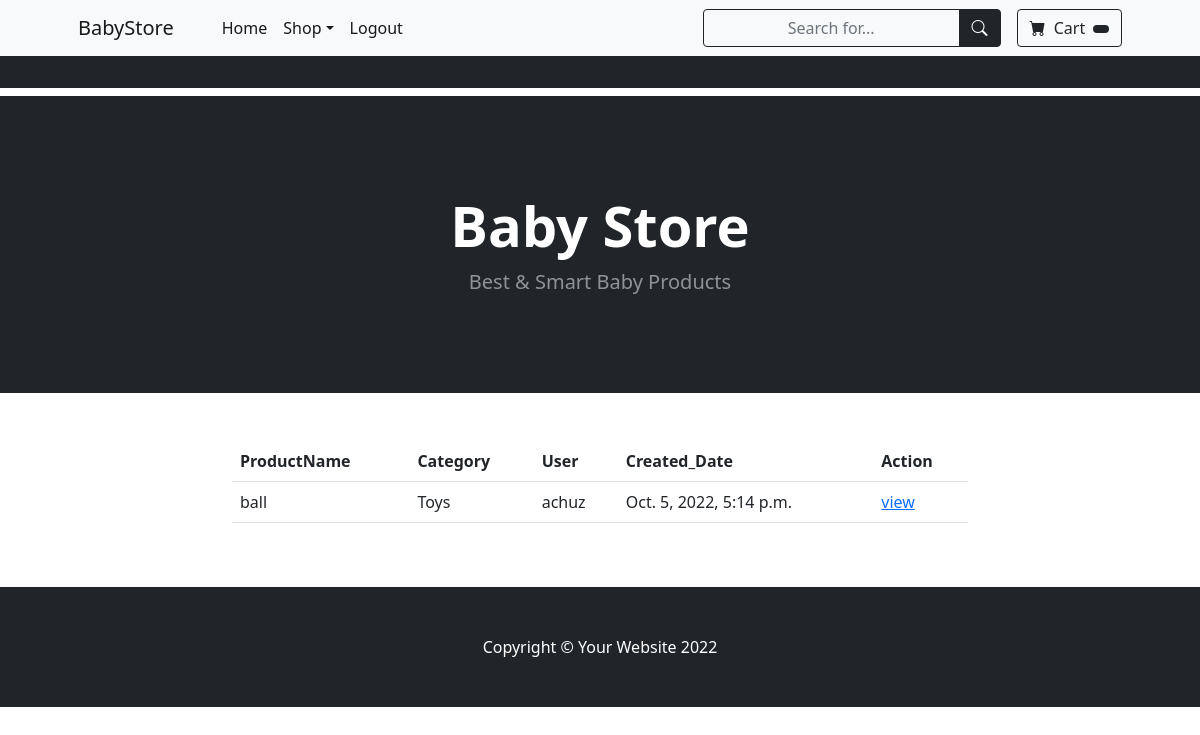
/owner/orders/new, run on the app's committed database.
### owner/models.py (models this page shows, shortened)
class Order(models.Model):
    product=models.ForeignKey(Product,on_delete=models.CASCADE)
    user=models.ForeignKey(User,on_delete=models.CASCADE)
    created_date=models.DateTimeField(auto_now_add=True,null=True)
    options=(
        ("order-placed","order-placed"),
        ("dispatched","dispatched"),
        ("in-transit","in-transit"),
        ("delivered","delivered"),
        ("cancelled","cancelled"),
    )
    status=models.CharField(max_length=120,choices=options,default="order-placed")
    delivery_address=models.CharField(max_length=250,null=True)
    expected_delivery_date=models.DateTimeField(null=True)

class Product(models.Model):
    product_name=models.CharField(max_length=200,unique=True)
    category=models.ForeignKey(Categories,on_delete=models.CASCADE)
    image=models.ImageField(upload_to="images",null=True)
    price=models.PositiveIntegerField()
    description=models.CharField(max_length=250,null=True)

class Categories(models.Model):
    category_name=models.CharField(max_length=200,unique=True)
    is_active=models.BooleanField(default=True)

### owner/views.py (the view)
# urls.py: path("orders/new", views.OrderListView.as_view(), name="neworders"),
class OrderListView(ListView):
    model=Order
    context_object_name= "orders"
    template_name='owner/admin-listorder.html'
    def get_queryset(self):
        return Order.objects.filter(status="order-placed")

### owner/templates/owner/admin-listorder.html
{%extends 'base.html'%}
{%block body_block%}
<div class="container">
    <div class="row">
        <div class="col-2"></div>
        <div class="col-8">
            <table class="table">
                <tr>
                    <th>ProductName</th>
                    <th>Category</th>
                    <th>User</th>
                    <th>Created_Date</th>
                    <th>Action</th>
                </tr>
                {%for order in orders%}
                <tr>
                    <td>{{order.product.product_name}}</td>
                    <td>{{order.product.category.category_name}}</td>
                    <td>{{order.user}}</td>
                    <td>{{order.created_date}}</td>
                    <td>
                        <a href="{%url 'order-details' order.id%}">view</a>
                    </td>
                </tr>
                {%endfor%}
            </table>
        </div>
        <div class="col-2"></div>
    </div>
</div>
{%endblock%}

### data on the page
Order: product.product_name "ball", product.category.category_name "Toys", user "achuz", created_date "Oct. 5, 2022, 5:14 p.m."
